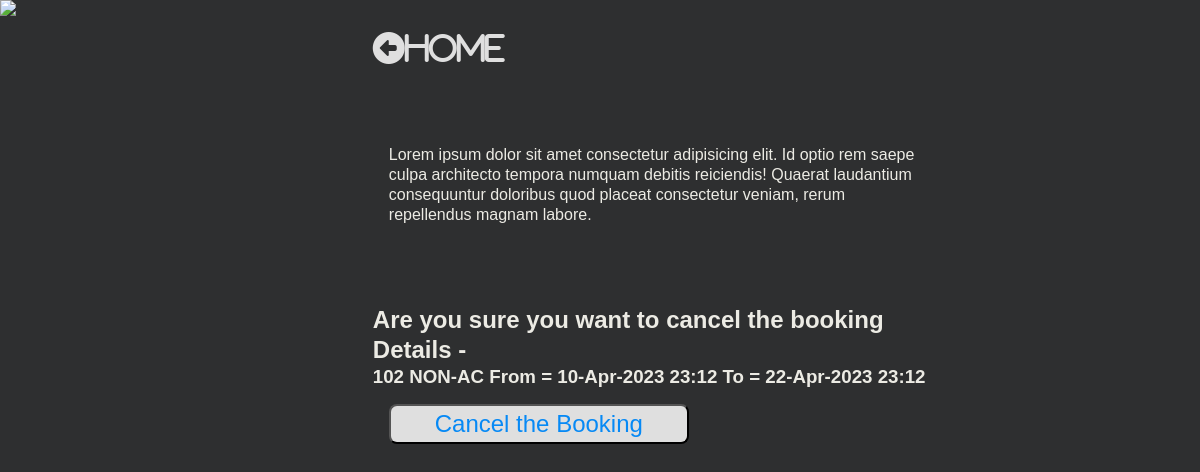
/booking/cancel/5, run on the app's committed database.
### hotel/models.py (models this page shows, shortened)
class Booking(models.Model):
    user = models.ForeignKey(settings.AUTH_USER_MODEL,
                             on_delete=models.CASCADE)
    room = models.ForeignKey(Room, on_delete=models.CASCADE)
    check_in = models.DateTimeField()
    check_out = models.DateTimeField()
    def __str__(self):
        return f'From = {self.check_in.strftime("%d-%b-%Y %H:%M")} To = {self.check_out.strftime("%d-%b-%Y %H:%M")}'
    def get_room_category(self):
        room_categories = dict(self.room.ROOM_CATEGORIES)
        room_category = room_categories.get(self.room.category)
        return room_category

class Room(models.Model):
    ROOM_CATEGORIES = (
        ('YAC', 'AC'),
        ('NAC', 'NON-AC'),
        ('DEL', 'DELUXE'),
        ('KIN', 'KING'),
        ('QUE', 'QUEEN'),
    )
    number = models.IntegerField()
    category = models.CharField(max_length=3, choices=ROOM_CATEGORIES)
    beds = models.IntegerField()
    capacity = models.IntegerField()

### hotel/views.py (the view)
# urls.py: path('booking/cancel/<pk>', CancelBookingView.as_view(), name='CancelBookingView'),
class CancelBookingView(DeleteView):
    model = Booking
    template_name = 'booking_cancel_view.html'
    success_url = reverse_lazy('hotel:BookingListView')

### hotel/templates/booking_cancel_view.html (shortened to what this page needs)
{% load static %}
<!DOCTYPE html>
<html lang="en">
<head>
    <link rel="stylesheet" href="{% static 'hotel/css/room_detail_view.css' %}">
</head>
<body>
    <div class="content">
        <div class="image">
            <img
                src="https://images.unsplash.com/photo-1519710164239-da123dc03ef4?ixlib=rb-1.2.1&ixid=eyJhcHBfaWQiOjEyMDd9&auto=format&fit=crop&w=500&q=60">
        </div>
        <div class="room">
            <div class="home">
                <a href="{% url 'hotel:RoomListView' %}"><i class="fas fa-arrow-alt-circle-left">Home</i></a>
            </div>
            <div class="room-info">
                <p>Lorem ipsum dolor sit amet consectetur adipisicing elit. Id optio rem saepe culpa architecto tempora
                    numquam debitis reiciendis! Quaerat laudantium consequuntur doloribus quod placeat consectetur
                    veniam,
                    rerum repellendus magnam labore. </p>
            </div>
            <form id="booking-form" action="" method="POST">
                <h2>Are you sure you want to cancel the booking Details -</h2>
                <h3>{{booking.room.number}} {{booking.get_room_category}} {{booking}}</h3>
                <div class="input-div">
                    <button type="submit">Cancel the Booking</button>
                </div>
            </form>
        </div>
    </div>
</body>
</html>

### hotel/static/hotel/css/room_detail_view.css (style rules this page uses)
* { padding:0; margin:0; box-sizing: border-box; }
body { background-color: rgb(46, 47, 48); color: rgb(236, 235, 228); font-family: sans-serif; line-height: 1.25; height: 100vh; }
.content { display: flex; flex-direction: row; flex-wrap: wrap; width:100%; justify-content: left; }
.image { flex: 0.3; }
.room { flex:0.5; margin: 2rem; display:flex; text-align: left; align-items: start; flex-direction: column; }
.home { flex: 0.2; }
.room-info { flex: 0.4; margin: 5rem 1rem; }
form { display: flex; flex: 0.4 1 auto; flex-direction: column; }
.image img { flex:1; max-height: 99.2vh; }
i { color:#dfdfdf; font-size: 2rem; }
.input-div { flex: 1 1 auto; margin:1rem; display: flex; flex-direction: column; justify-content: space-between; }
input, button { flex:1; width:300px; border-radius: 0.5rem; line-height: 1.5; font-size: 1.5rem; color: #555; }
button { background-color: #dfdfdf; color:rgb(6, 137, 245); outline:none; }

### data on the page
Booking: room.number "102", get_room_category "NON-AC", check_in+check_out "From = 10-Apr-2023 23:12 To = 22-Apr-2023 23:12"
